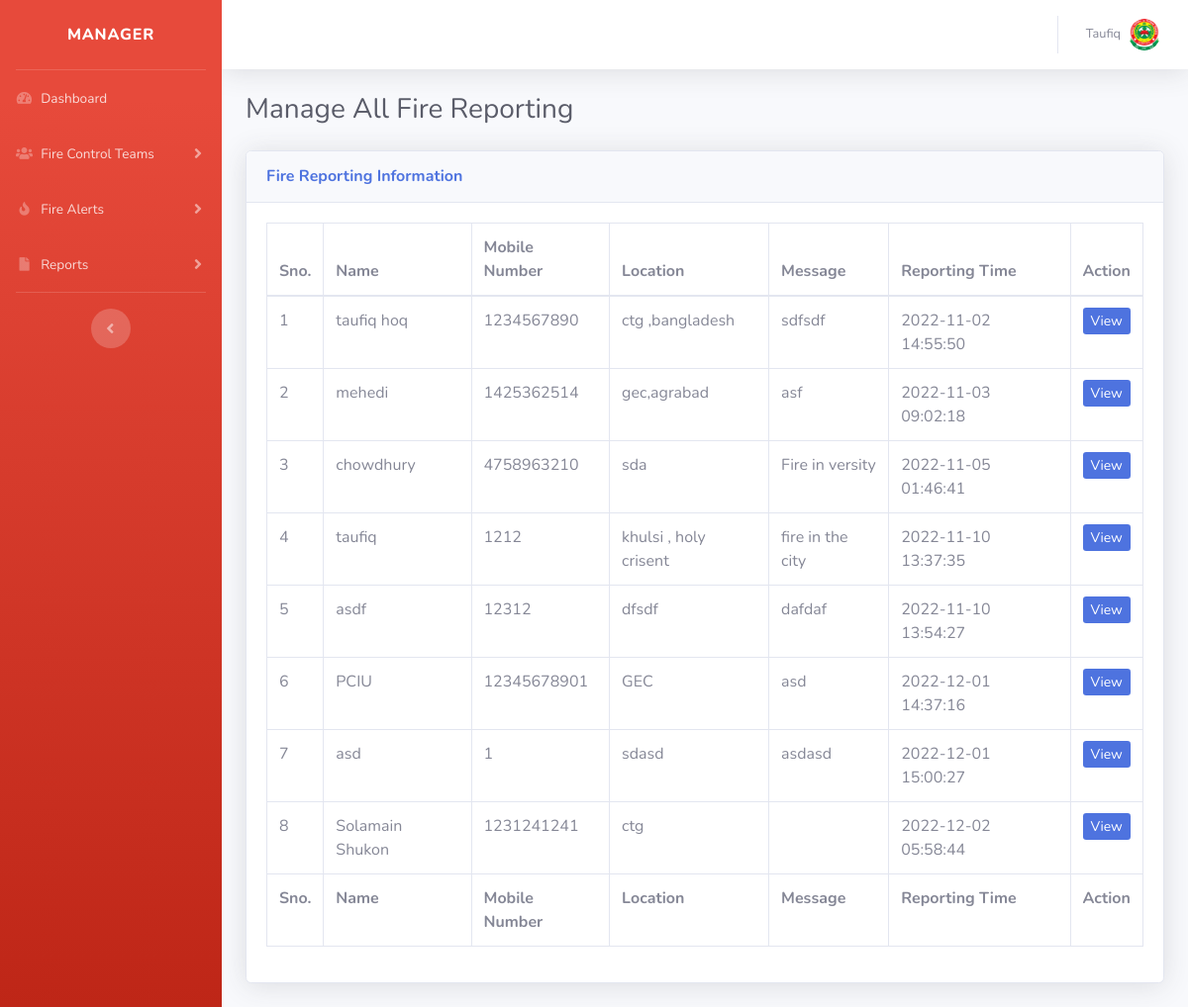
The app's page /admin/all-requests2.php (signed in) with its own data.
### tables this page shows
CREATE TABLE `tblmanager` (
  `ManagerID` int(11) NOT NULL,
  `ManagerName` varchar(50) NOT NULL,
  `ManagerUsername` varchar(200) NOT NULL,
  `ManagerContact` varchar(12) NOT NULL,
  `ManagerEmail` varchar(100) NOT NULL,
  `ManagerPass` varchar(100) NOT NULL,
  `isActive` int(1) DEFAULT NULL
);

CREATE TABLE `tblsite` (
  `id` int(11) NOT NULL,
  `siteTitle` varchar(255) DEFAULT NULL,
  `siteLogo` varchar(255) DEFAULT NULL,
  `sitephone` varchar(11) DEFAULT NULL
);

CREATE TABLE `tblfirereport` (
  `id` int(11) NOT NULL,
  `fullName` varchar(255) DEFAULT NULL,
  `mobileNumber` bigint(12) DEFAULT NULL,
  `location` mediumtext DEFAULT NULL,
  `messgae` mediumtext DEFAULT NULL,
  `assignTo` int(11) DEFAULT NULL,
  `status` varchar(120) DEFAULT NULL,
  `postingDate` timestamp NULL DEFAULT current_timestamp(),
  `assignTime` varchar(255) DEFAULT NULL,
  `assignTme` varchar(255) NOT NULL
);

### admin/all-requests2.php (the view, shortened to what this page needs)
<?php session_start();
include_once('includes/config.php');
if (strlen($_SESSION['aaid']==0)) {
  header('location:logout.php');
  } else{
?>
<!DOCTYPE html>
<html lang="en">
<head>
    <link href="vendor/fontawesome-free/css/all.min.css" rel="stylesheet" type="text/css">
    <link href="css/sb-admin-2.min.css" rel="stylesheet">
</head>
<body id="page-top">
    <div id="wrapper">
  <?php include_once('includes/sidebar2.php');?>
        <div id="content-wrapper" class="d-flex flex-column">
            <div id="content">
<?php include_once('includes/topbar2.php');?>
                <div class="container-fluid">
                       <div class="d-sm-flex align-items-center justify-content-between mb-4">
                        <h1 class="h3 mb-0 text-gray-800">Manage All Fire Reporting</h1>
                    </div>
                    <div class="card shadow mb-4">
                        <div class="card-header py-3">
                            <h6 class="m-0 font-weight-bold text-primary">Fire Reporting Information</h6>
                        </div>
                        <div class="card-body">
                            <div class="table-responsive">
                                <table class="table table-bordered"  width="100%" cellspacing="0">
                                    <thead>
                                        <tr>
                                            <th>Sno.</th>
                                            <th>Name</th>
                                            <th>Mobile Number</th>
                                            <th>Location </th>
                                             <th>Message</th>
                                             <th>Reporting Time</th>
                                            <th>Action</th>
                                        </tr>
                                    </thead>
                                    <tfoot>
                                     <tr>
                                            <th>Sno.</th>
                                            <th>Name</th>
                                            <th>Mobile Number</th>
                                            <th>Location </th>
                                             <th>Message</th>
                                             <th>Reporting Time</th>
                                            <th>Action</th>
                                        </tr>
                                    </tfoot>
                                    <tbody>
<?php $query=mysqli_query($con,"select * from tblfirereport ");
$cnt=1;
while($row=mysqli_fetch_array($query)){
?>
                                        <tr>
                                            <td><?php echo $cnt;?></td>
                                            <td><?php echo $row['fullName'];?></td>
                                            <td><?php echo $row['mobileNumber'];?></td>
                                            <td><?php echo $row['location'];?></td>
                                            <td><?php echo $row['messgae'];?></td>
                                            <td><?php echo $row['postingDate'];?></td>
                                            <td>
                                <a href="request-details2.php?requestid=<?php echo $row['id'];?>" class="btn-sm btn-primary">View</a>
                              </td>
                                        </tr>
                               <?php $cnt++;
                           } ?>
                                    </tbody>
                                </table>
                            </div>
                        </div>
                    </div>
                </div>
            </div>
        </div>
    </div>
</body>
</html>
<?php } ?>

### admin/includes/topbar2.php (shortened to what this page needs)
<nav class="navbar navbar-expand navbar-light bg-white topbar mb-4 static-top shadow">
<?php if($_SESSION['aaid']):?>
<ul class="navbar-nav ml-auto">
    <li class="nav-item dropdown no-arrow">
        <a class="nav-link dropdown-toggle" href="#" id="userDropdown" role="button"
            data-toggle="dropdown" aria-haspopup="true" aria-expanded="false">
<?php
$adid=$_SESSION['aaid'];
$ret1=mysqli_query($con,"select ManagerUsername from tblmanager where ManagerID='$adid'");
while($row1=mysqli_fetch_array($ret1)){
?>
            <span class="mr-2 d-none d-lg-inline text-gray-600 small"><?php  echo $row1['ManagerUsername'];?></span>
       <?php } ?>
            <img class="img-profile rounded-circle"
                src="uploadeddata/<?php echo $logo;?>">
        </a>
    </li>
</ul>
<?php endif;?>
</nav>

### records on screen
tblmanager: ManagerUsername "Taufiq"
tblsite: siteLogo (picture)
tblfirereport: fullName "taufiq hoq", mobileNumber "1234567890", location "ctg ,bangladesh", messgae "sdfsdf", postingDate "2022-11-02 14:55:50"
tblfirereport: fullName "mehedi", mobileNumber "1425362514", location "gec,agrabad", messgae "asf", postingDate "2022-11-03 09:02:18"
tblfirereport: fullName "chowdhury", mobileNumber "4758963210", location "sda", messgae "Fire in versity", postingDate "2022-11-05 01:46:41"
tblfirereport: fullName "taufiq", mobileNumber "1212", location "khulsi , holy crisent", messgae "fire in the city", postingDate "2022-11-10 13:37:35"
tblfirereport: fullName "asdf", mobileNumber "12312", location "dfsdf", messgae "dafdaf", postingDate "2022-11-10 13:54:27"
tblfirereport: fullName "PCIU", mobileNumber "12345678901", location "GEC", messgae "asd", postingDate "2022-12-01 14:37:16"
tblfirereport: fullName "asd", mobileNumber "1", location "sdasd", messgae "asdasd", postingDate "2022-12-01 15:00:27"
tblfirereport: fullName "Solamain Shukon", mobileNumber "1231241241", location "ctg", postingDate "2022-12-02 05:58:44"
